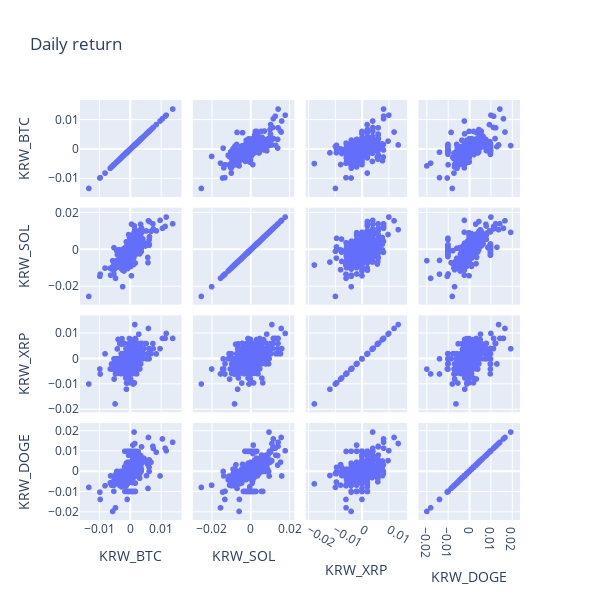

Write notebook code for a chart like this one.
### Markdown cell above
## KRW-BTC,SOL,XRP,DOGE returns Correlation
    - Scatter matrix

### Code cell
# Splom = scatter matrix in plotly
fig = go.Figure(data=go.Splom(
                dimensions=[dict(label='KRW_BTC',
                                 values=df_BTC['Daily return']),
                            dict(label='KRW_SOL',
                                 values=df_SOL['Daily return']),
                            dict(label='KRW_XRP',
                                 values=df_XRP['Daily return']),
                            dict(label='KRW_DOGE',
                                 values=df_DOGE['Daily return'])],
                )
                )


fig.update_layout(
    title='Daily return',
    dragmode='select',
    width=600,
    height=600,
    hovermode='closest',
)

fig.show()

### Figure 1 — Plotly figure (JSON) as saved in the notebook; plotly's stock layout.template omitted (floating-point values rounded to 4 significant figures; data arrays with more than 128 entries replaced by an {"elided": "..."} marker saying what was removed)
{"data": [{"dimensions": [{"label": "KRW_BTC", "values": {"elided": "1000 float values"}}, {"label": "KRW_SOL", "values": {"elided": "1000 float values"}}, {"label": "KRW_XRP", "values": {"elided": "1000 float values"}}, {"label": "KRW_DOGE", "values": {"elided": "1000 float values"}}], "type": "splom"}], "layout": {"dragmode": "select", "height": 600, "hovermode": "closest", "title": {"text": "Daily return"}, "width": 600}}
